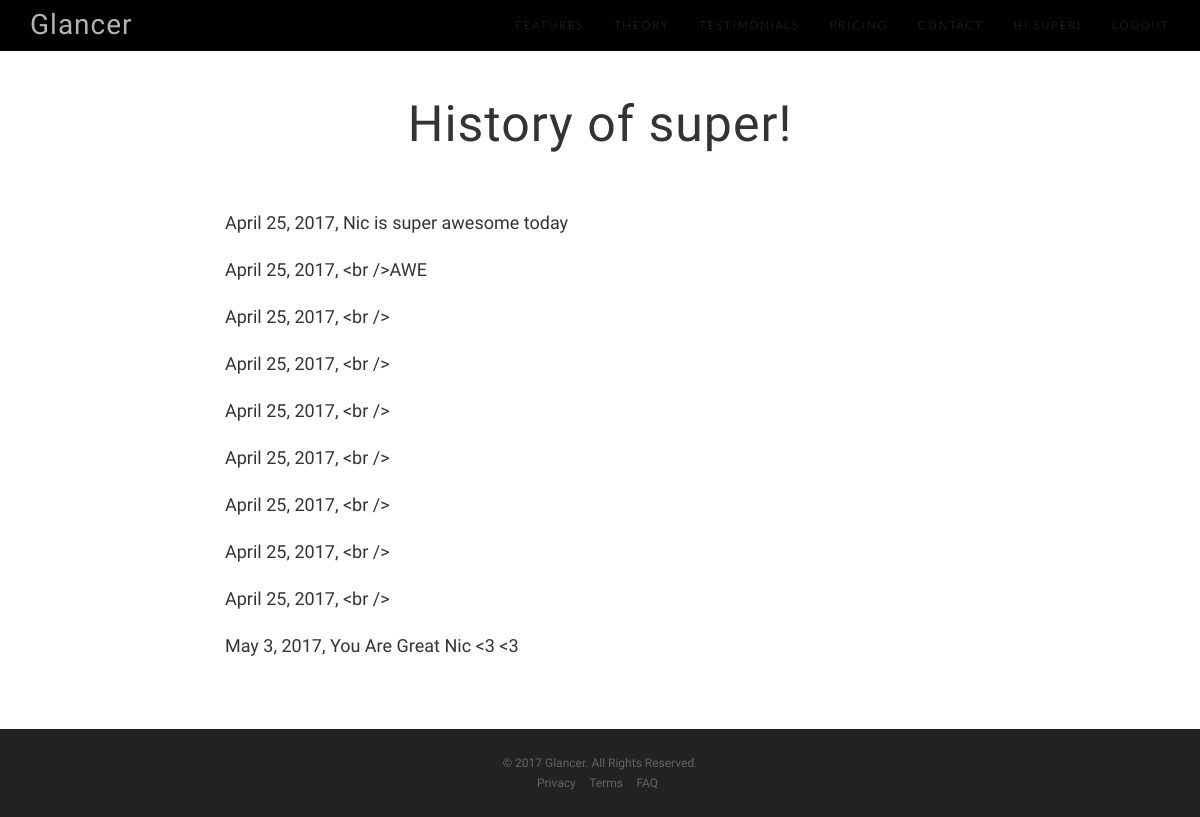
Page /history/ (signed in) on the committed database.
### Glancer/models.py (models this page shows, shortened)
class Glance(models.Model):
    value = 1
    date = models.DateField('Date Sent')
    description = models.TextField(max_length=200, blank=True)
    receiver = models.ForeignKey(Profile, related_name="glance_receiver", on_delete=models.CASCADE)

### Glancer/views.py (the view)
# urls.py: url(r'^history/', views.history, name='history'),
def history(request):
    context = constructor(request)
    user_glances = 0
    list_glances = []
    for glance in all_glances:
        if str(glance.receiver_id) == str(request.user.id):
            user_glances = user_glances + 1
            list_glances.append(glance)
    more_context = {
        'user_list': all_users,
        'user_glances' : user_glances,
        'list_glances' : list_glances,
    }
    context.update(more_context)
    return render(request, 'Glancer/history.html', context)

### Glancer/views.py (called while the page is built)
def constructor(request):
    authentic = False
    username = None
    user_id = None
    if request.user.is_authenticated():
        username = request.user.username
        user_id = request.user.id
        authentic = True
    context = {
        'user_list': all_users,
        'authentic': authentic,
        'username': username,
        'user_id': user_id,
    }
    return context

### Glancer/templates/Glancer/history.html
{% extends 'Glancer/base.html' %}
{% block content %}
<section id="features" class="features">
        <div class="container">
            <div class="row">
                <div class="col-lg-2"></div>
                <div class="col-lg-8">
                    <p><br></p>
                    <h2 style="text-align: center">History of {{ username }}!</h2>
                    <p><br></p>
                    {% for glance in list_glances %}
                        <p>{{ glance.date }}, {{ glance.description }}</p>
                    {% endfor %}
                </div>
            </div>
        </div>
</section>
{% endblock %}

### Glancer/templates/Glancer/base.html (shortened to what this page needs)
{% load static %}
<!DOCTYPE html>
<html lang="en">
<head>
    <link href="{% static "Glancer/lib/bootstrap/css/bootstrap.min.css"%}" rel="stylesheet">
    <link rel="stylesheet" href="{% static "Glancer/lib/font-awesome/css/font-awesome.min.css"%}">
    <link rel="stylesheet" href="{% static "Glancer/lib/simple-line-icons/css/simple-line-icons.css"%}">
    <link rel="stylesheet" href="{% static "Glancer/lib/device-mockups/device-mockups.min.css"%}">
    <link href="{% static "Glancer/css/new-age.min.css"%}" rel="stylesheet">
    <link href="{% static "Glancer/css/custom.css"%}" rel="stylesheet">
</head>
<body id="page-top">
<div class="main-content">
<nav id="mainNav" class="navbar navbar-default navbar-fixed-top">
    <div class="container">
        <div class="navbar-header">
            <a class="navbar-brand page-scroll" href="/">Glancer</a>
        </div>
        <div class="collapse navbar-collapse" id="bs-example-navbar-collapse-1">
            <ul class="nav navbar-nav navbar-right">
                <li>
                    <a class="page-scroll" href="/#download">Features</a>
                </li>
                <li>
                    <a class="page-scroll" href="/">Theory</a>
                </li>
                <li>
                    <a class="page-scroll" href="/">Testimonials</a>
                </li>
                <li>
                    <a class="page-scroll" href="/">Pricing</a>
                </li>
                <li>
                    <a class="page-scroll" href="/#contact">Contact</a>
                </li>
                 <li>
                        {% if not authentic %}
                            <a class="" href="/login/">Login</a>
                            {% else %}
                            <a class="" href="/user/{{ user_id }}">Hi {{ username }}!</a>
                            <li>
                                <a class="page-scroll" href="/logout/">Logout</a>
                             </li>
                        {% endif %}
            </ul>
        </div>
    </div>
</nav>
    {% block content %}{% endblock %}
</div>
 <footer >
        <div class="container">
            <p>&copy; 2017 Glancer. All Rights Reserved.</p>
            <ul class="list-inline">
                <li>
                    <a href="#">Privacy</a>
                </li>
                <li>
                    <a href="#">Terms</a>
                </li>
                <li>
                    <a href="#">FAQ</a>
                </li>
            </ul>
        </div>
 </footer>
</body>
</html>

### Glancer/static/Glancer/css/custom.css (style rules this page uses)
.navbar-brand { font-size: 28px; }
.navbar { background-color: #000; }
.features { background-color: #fff; }
footer { left: 0; bottom: 0; width: 100%; overflow:hidden; }
.main-content { min-height: calc(100vh - 88px); }
section { padding: 50px 0; position: relative; }

### rows in the picture
Glance: date "April 25, 2017", description "Nic is super awesome today"
Glance: date "April 25, 2017", description "<br />AWE"
Glance: date "April 25, 2017", description "<br />"
Glance: date "April 25, 2017", description "<br />"
Glance: date "April 25, 2017", description "<br />"
Glance: date "April 25, 2017", description "<br />"
Glance: date "April 25, 2017", description "<br />"
Glance: date "April 25, 2017", description "<br />"
Glance: date "April 25, 2017", description "<br />"
Glance: date "May 3, 2017", description "You Are Great Nic <3 <3"

### other values in the picture
{{ username }} "SUPER"
{{ username }} "super"
